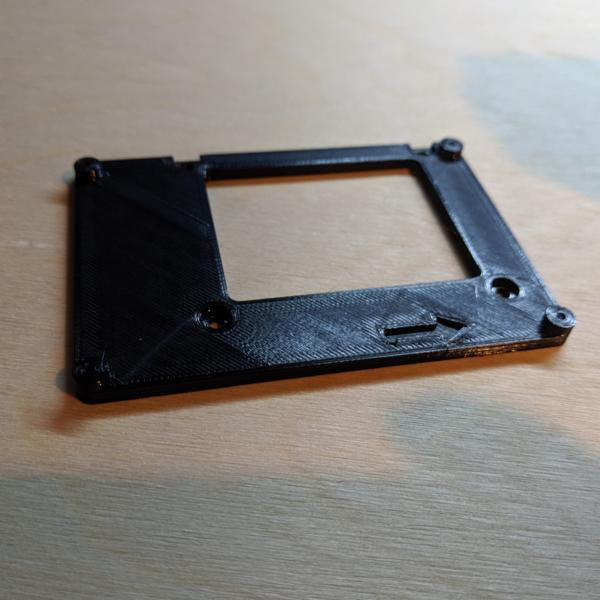
#> input picture assets/Jetson_Adapter.jpg, 600 x 600 px; its folder holds only this picture in this run
$ python -i augment.py   (imports and definitions only)   (older library calls are emulated)
#> lines starting #> are read from the running program, lines starting #| are printed output that depends on the picture
#> further down, picture is the input picture: PIL image 600x600 RGB; mean R, G, B 132.5, 129.2, 125.9
'''
    File: augment.py
    Author : Tawn Kramer
    Date : July 2017
'''
import random
from PIL import Image
from PIL import ImageEnhance
import glob
import numpy as np
import math

'''
    find_coeffs and persp_transform borrowed from:
    https://stackoverflow.com/questions/14177744/how-does-perspective-transformation-work-in-pil
'''
# [21 lines left out: functions find_coeffs, rand_persp_transform, not called in this run]


def augment_byte_image(img, shadow_images=None, do_warp_persp=False, roi_mask=None):
    """
    Augment the given byte array image; modifies brightness, contrast, sharpness, color.
    Optionally applies random shadows and/or warps perspective.
    Note: roi_mask is in cropped coordinates, so input img should have cropping applied already.

    parameters:
        img: byte array image (NOT floating point pixels); cropping already applied
        shadow_image: array of shadow images to apply from load_shadow_images
        do_warp_persp (boolean): if True, then warp the image perspective.
        roi_mask: function to apply AND mask to clear pixels NOT in region of interest
    return:
        augmented by byte array image.  Original image is not affected.
    """
#> called with do_warp_persp = False
    # change the coloration, sharpness, and composite a shadow
    factor = random.uniform(0.5, 2.0)
    img = ImageEnhance.Brightness(img).enhance(factor)
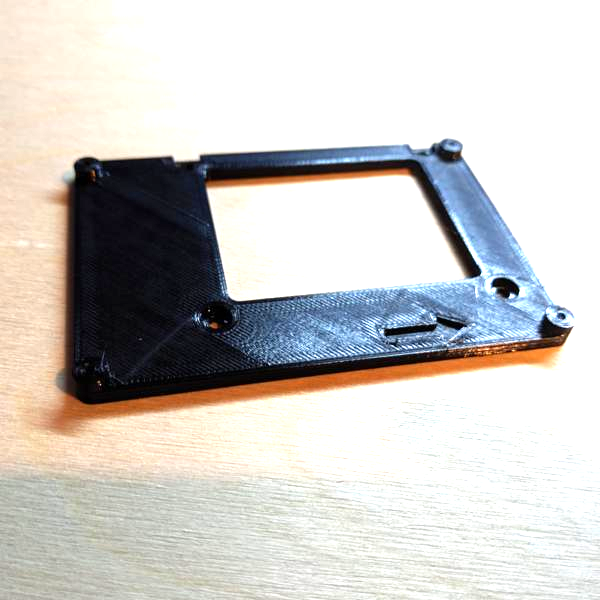
#> img: PIL image 600x600 RGB; mean R, G, B 204.9, 202.5, 199.3
    factor = random.uniform(0.5, 1.0)
    img = ImageEnhance.Contrast(img).enhance(factor)
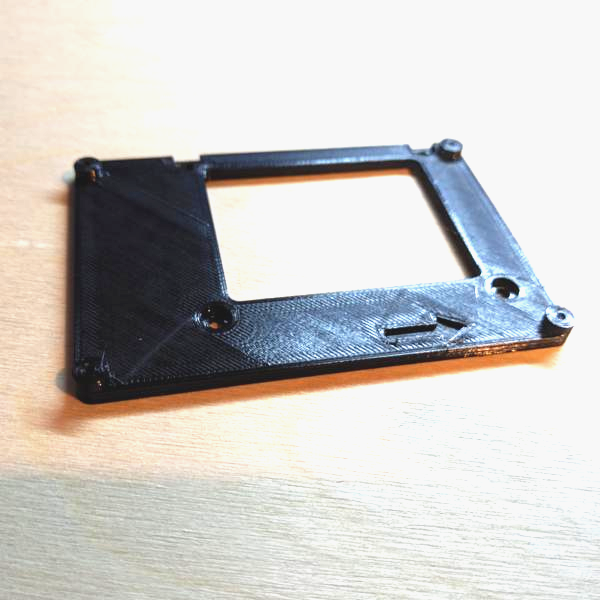
#> img: PIL image 600x600 RGB; mean R, G, B 204.1, 202, 199.2
    factor = random.uniform(0.5, 1.5)
    img = ImageEnhance.Sharpness(img).enhance(factor)
    factor = random.uniform(0.0, 1.0)
    img = ImageEnhance.Color(img).enhance(factor)
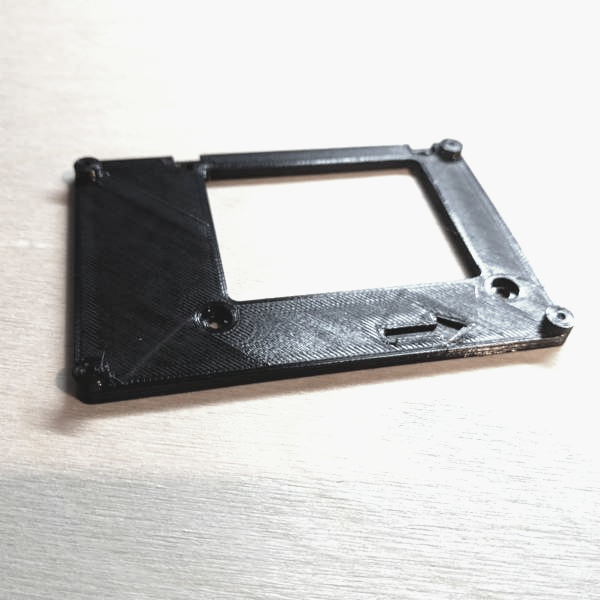
#> img: PIL image 600x600 RGB; mean R, G, B 202.3, 201.7, 200.9

    if shadow_images is not None:
        '''
        optionally composite a shadow, prepared from load_shadow_images
        '''
        iShad = random.randrange(0, len(shadow_images))
        top, mask = shadow_images[iShad]
        theta = random.randrange(-35, 35)
        mask.rotate(theta)
        top.rotate(theta)
        mask = ImageEnhance.Brightness(mask).enhance(random.uniform(0.3, 1.0))
        offset = (random.randrange(-128, 128), random.randrange(-128, 128))
        img.paste(top, offset, mask)

    if do_warp_persp:
        '''
        optionally warp perspective
        '''
        img = rand_persp_transform(img)

    # apply region of image if mask is provided
    if roi_mask is not None:
        img = roi_mask(img)

    return img


# [39 lines left out: functions augment_image, load_shadow_images, not called in this run]

>>> from PIL import Image
>>> picture = Image.open('../../assets/Jetson_Adapter.jpg')
>>> result = augment_byte_image(picture)

$ run again, on assets/HW_Video.png
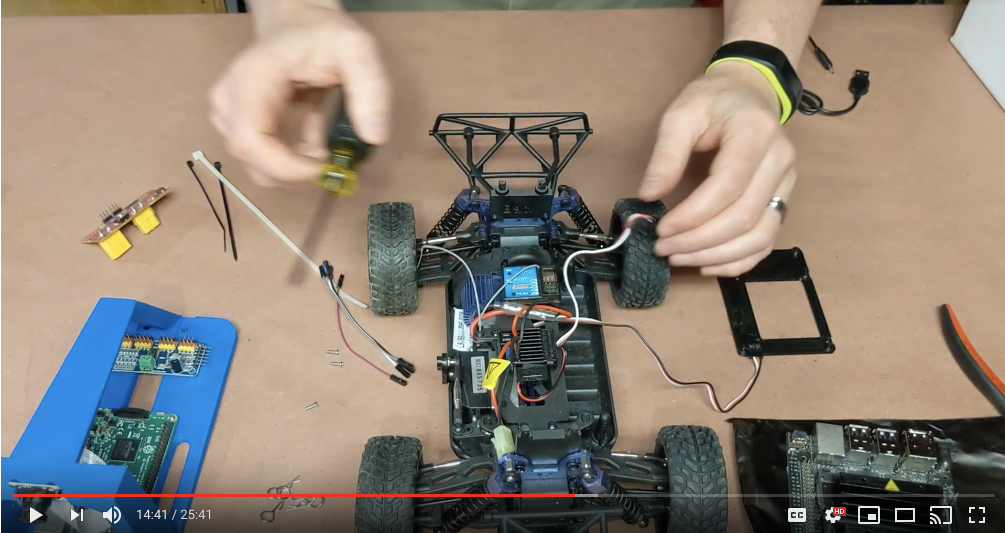
#> input picture assets/HW_Video.png, 2010 x 1066 px (shown at 1/2 size)
#> picture is the input picture: PIL image 2010x1066 RGBA; mean R, G, B, A 141.7, 129.7, 117.2, 255
#> in augment_byte_image, `img = ImageEnhance.Contrast(img).enhance(factor)`:
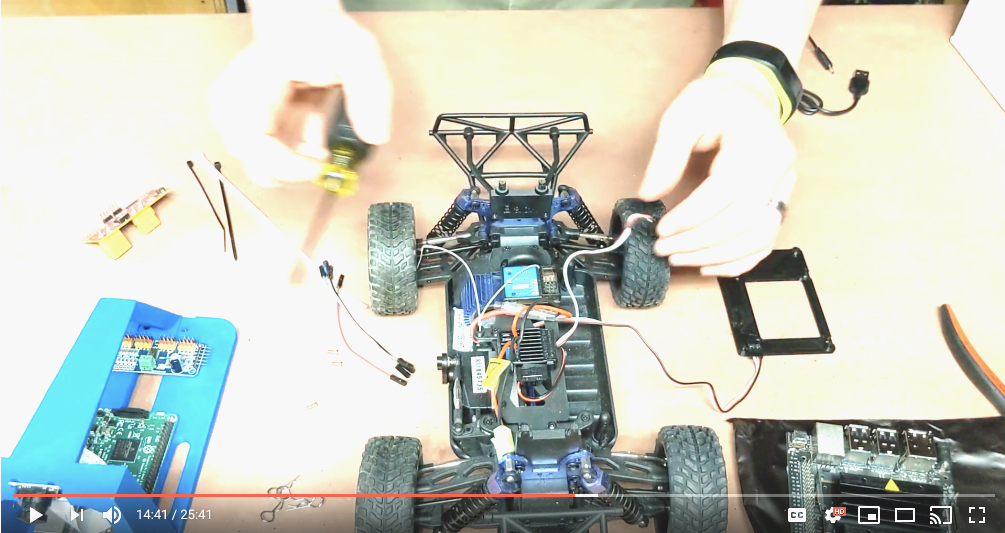
#> img: PIL image 2010x1066 RGBA (shown at 1/2 size); mean R, G, B, A 200.1, 204.5, 194.1, 255
#> in augment_byte_image, `img = ImageEnhance.Color(img).enhance(factor)`:
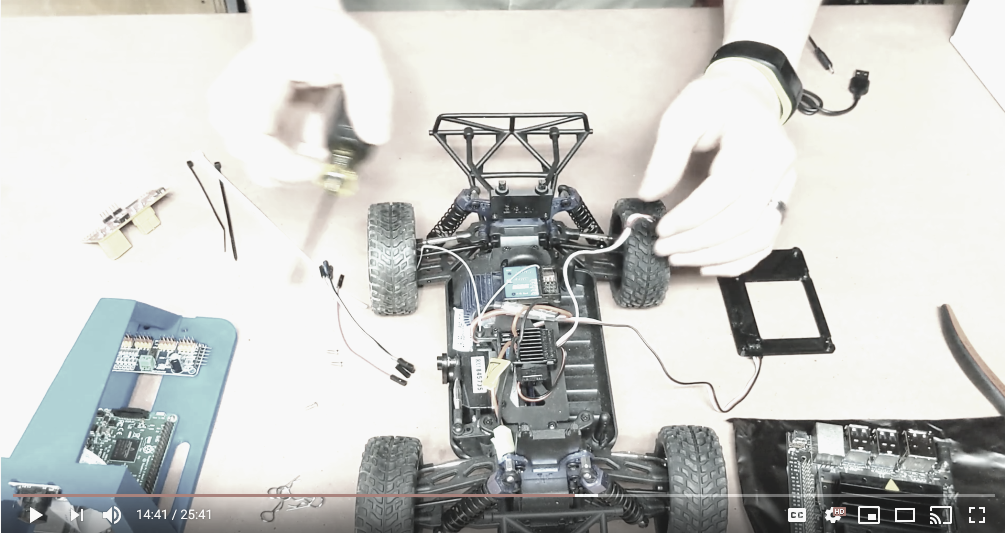
#> img: PIL image 2010x1066 RGBA (shown at 1/2 size); mean R, G, B, A 201, 202.1, 199.4, 255
